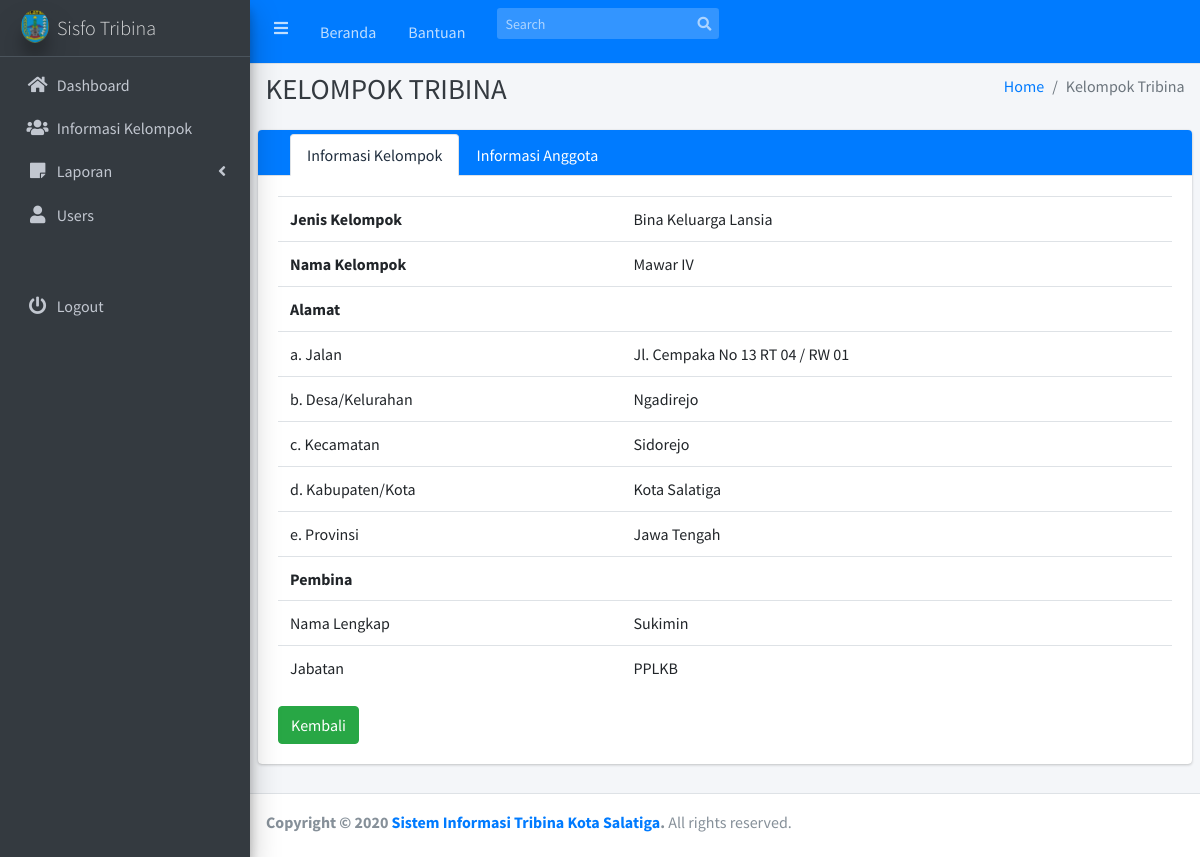
Screenshot of /index.php?page=info_kelompok&id=2 with the database file from the repository.
### tables this page shows
CREATE TABLE `tb_id_kelompok` (
  `id_kelompok` int(6) NOT NULL,
  `id_jenis_kelompok` varchar(3) NOT NULL,
  `nama_kelompok` varchar(50) NOT NULL,
  `jalan` varchar(50) NOT NULL,
  `rt` varchar(3) NOT NULL,
  `rw` varchar(3) NOT NULL,
  `kelurahan` varchar(20) NOT NULL,
  `kecamatan` varchar(20) NOT NULL,
  `kabkot` varchar(30) NOT NULL,
  `provinsi` varchar(20) NOT NULL,
  `nama_pembina` varchar(50) NOT NULL,
  `jabatan_pembina` varchar(15) NOT NULL,
  `tanggal` date NOT NULL,
  `id_user` int(2) NOT NULL
);

CREATE TABLE `tb_jenis_kelompok` (
  `id_jenis_kelompok` varchar(3) NOT NULL,
  `jenis_kelompok` varchar(20) NOT NULL
);

### module/identitas-info.php (the view, shortened to what this page needs)
<?php
require_once("config/database.php");
$id = $_GET['id'];
$qq = "SELECT * FROM tb_id_kelompok a
JOIN tb_jenis_kelompok b
ON b.id_jenis_kelompok = a.id_jenis_kelompok
WHERE a.id_kelompok='$id'";
$res = mysqli_query($koneksi,$qq);
$datae=mysqli_fetch_array($res);
?>
<div class="card card-primary card-tabs" style="width:100%">
	<div class="card-header p-0 pt-1">
		<ul class="nav nav-tabs" id="custom-tabs-two-tab" role="tablist">
			<li class="pt-2 px-3">
			</li>
			<li class="nav-item">
				<a class="nav-link active" id="custom-tabs-two-data-tab" data-toggle="pill" href="#custom-tabs-two-data" role="tab" aria-controls="custom-tabs-two-data" aria-selected="true">Informasi Kelompok</a>
			</li>
			<li class="nav-item">
				<a class="nav-link" id="custom-tabs-two-input-tab" data-toggle="pill" href="#custom-tabs-two-input" role="tab" aria-controls="custom-tabs-two-input" aria-selected="false">Informasi Anggota</a>
			</li>
		</ul>
	</div>
	<div class="card-body">
		<div class="tab-content" id="custom-tabs-two-tabContent">
			<div class="tab-pane fade show active" id="custom-tabs-two-data" role="tabpanel" aria-labelledby="custom-tabs-two-data-tab">
				<table class="table" border="0">
				<tr>
					<td>
						<b>Jenis Kelompok</b>
					</td>
					<td>
						<?php echo $datae['jenis_kelompok'] ?></td>
					<tr>
						<td>
							<b>Nama Kelompok</b>
						</td>
						<td>
							<?php echo $datae['nama_kelompok'] ?></td>
						<tr>
							<td>
								<b>Alamat</b>
							</td>
							<td></td>
							<tr>
								<td>a. Jalan</td>
								<td>
									<?php echo $datae['jalan'] ?>
									 RT <?php echo $datae['rt'] ?>
									 / RW <?php echo $datae['rw'] ?>
									<br></td>
								<tr>
									<td>b. Desa/Kelurahan</td>
									<td>
										<?php echo $datae['kelurahan'] ?></td>
									<tr>
										<td>c. Kecamatan</td>
										<td>
											<?php echo $datae['kecamatan'] ?></td>
										<tr>
											<td>d. Kabupaten/Kota</td>
											<td>
												<?php echo $datae['kabkot'] ?></div>
										<tr>
											<td>e. Provinsi</td>
											<td>
												<?php echo $datae['provinsi'] ?></td>
											<tr>
												<td>
													<b>Pembina</b>
												</td>
												<td></td>
												<tr>
													<tr>
														<td>Nama Lengkap</td>
														<td>
															<?php echo $datae['nama_pembina'] ?></td>
														<tr>
															<tr>
																<td>Jabatan</td>
																<td>
																	<?php echo $datae['jabatan_pembina'] ?></td>
																<a class="btn btn-success" href="index.php?page=id_kelompok">Kembali</a>
															</div>
														</div>
</div>
</div>

### index.php (shortened to what this page needs)
<?php
require_once("config/database.php");
?>
<!DOCTYPE html>
<html lang="en">
<head>
<link rel="stylesheet" href="plugins/fontawesome-free/css/all.min.css">
<link rel="stylesheet" href="dist/css/adminlte.min.css">
</head>
<body class="hold-transition sidebar-mini layout-fixed layout-navbar-fixed">
<div class="wrapper">
	<nav class="main-header navbar navbar-expand navbar-primary navbar-dark">
	<ul class="navbar-nav">
		<li class="nav-item">
			<a class="nav-link" data-widget="pushmenu" href="#" role="button"><i class="fas fa-bars"></i></a>
		</li>
		<li class="nav-item d-none d-sm-inline-block">
			<a href="index.php" class="nav-link">Beranda</a>
		</li>
		<li class="nav-item d-none d-sm-inline-block">
			<a href="#" class="nav-link">Bantuan</a>
		</li>
	</ul>
	<form class="form-inline ml-3" method="post" action="index.php?page=id_kelompok" role="search">
		<div class="input-group input-group-sm">
			<input class="form-control form-control-navbar" name="search" type="search" placeholder="Search" aria-label="Search">
			<div class="input-group-append">
				<button class="btn btn-navbar" type="submit">
				<i class="fas fa-search"></i>
				</button>
			</div>
		</div>
	</form>
	</nav>
	<aside class="main-sidebar sidebar-dark-primary elevation-4">
	<a href="index.php" class="brand-link">
	<img src="dist/img/AdminLTELogonya.png" alt="AdminLTE Logo" class="brand-image img-circle elevation-5" style="opacity: .8">
	<span class="brand-text font-weight-light">Sisfo Tribina</span>
	</a>
	<div class="sidebar">
		<nav class="mt-2">
		<ul class="nav nav-pills nav-sidebar flex-column" data-widget="treeview" role="menu" data-accordion="false">
			<li class="nav-item">
				<a href="index.php" class="nav-link">
				<i class="fa fa-home nav-icon"></i>
				<p>
					 Dashboard
				</p>
				</a>
			</li>
			<li class="nav-item">
				<a href="index.php?page=id_kelompok" class="nav-link">
				<i class="fa fa-users nav-icon"></i>
				<p>
					 Informasi Kelompok
				</p>
				</a>
			</li>
      <li class="nav-item has-treeview">
        <a href="#" class="nav-link">
          <i class="fa fa-sticky-note nav-icon"></i>
          <p>
            Laporan
            <i class="right fas fa-angle-left"></i>
          </p>
        </a>
      </li>
			<li class="nav-item">
				<a href="index.php?page=user" class="nav-link">
				<i class="fa fa-user nav-icon"></i>
				<p>
					 Users
				</p>
				</a>
			</li>
			<br>
			<br>
			<li class="nav-item">
				<a href="index.php?page=logout" class="nav-link">
				<i class="fa fa-power-off nav-icon"></i>
				<p>
					 Logout
				</p>
				</a>
			</li>
		</ul>
		</nav>
	</div>
	</aside>
	<div class="content-wrapper">
		<?php include 'module/header.php'; ?>
		<div class="content">
			<div class="container-fluid">
				<div class="row">
					<?php	if ($page=='logout') {
          logout();
        }
         elseif ($page=='id_kelompok') {
			      include "module/identitas.php";
		    }
				elseif ($page=='edit_kelompok') {
					 include "module/identitas-edit.php";
			 }
        elseif ($page=='info_kelompok') {
           include "module/identitas-info.php";
       }
       elseif ($page=='edit_anggota') {
          include "module/identitas-edit-agt.php";
      }
      elseif ($page=='user') {
         include "module/user.php";
     }
          else {
            include 'module/chart.php';
        }
        ?>
				</div>
			</div>
		</div>
	</div>
	<footer class="main-footer">
	<strong>Copyright &copy; 2020 <a href="#">Sistem Informasi Tribina Kota Salatiga</a>.</strong> All rights reserved. </footer>
</body>
</html>

### module/header.php (shortened to what this page needs)
<?php
$page=isset($_GET['page']) ? ($_GET['page']) : "";
if ($page=='id_kelompok' or $page=='edit_kelompok' or $page=='info_kelompok') {
  echo  "<div class='content-header'>
<div class='container-fluid'>
	<div class='row mb-2'>
		<div class='col-sm-6'>
			<h1 class='m-0 text-dark'>KELOMPOK TRIBINA</h1>
		</div>
		<div class='col-sm-6'>
			<ol class='breadcrumb float-sm-right'>
				<li class='breadcrumb-item'>
					<a href='index.php'>Home</a>
				</li>
				<li class='breadcrumb-item active'>Kelompok Tribina</li>
			</ol>
		</div>
	</div>
</div>
</div>
"; }
elseif ($page=='user') {
  echo  "<div class='content-header'>
<div class='container-fluid'>
	<div class='row mb-2'>
		<div class='col-sm-6'>
			<h1 class='m-0 text-dark'>USER</h1>
		</div>
		<div class='col-sm-6'>
			<ol class='breadcrumb float-sm-right'>
				<li class='breadcrumb-item'>
					<a href='index.php'>Home</a>
				</li>
				<li class='breadcrumb-item active'>User</li>
			</ol>
		</div>
	</div>
</div>
</div>
"; }
 ?>

### rows the page displays
tb_id_kelompok: id_jenis_kelompok.jenis_kelompok "Bina Keluarga Lansia", nama_kelompok "Mawar IV", jalan "Jl. Cempaka No 13", rt "04", rw "01", kelurahan "Ngadirejo", kecamatan "Sidorejo", kabkot "Kota Salatiga", provinsi "Jawa Tengah", nama_pembina "Sukimin", jabatan_pembina "PPLKB"
